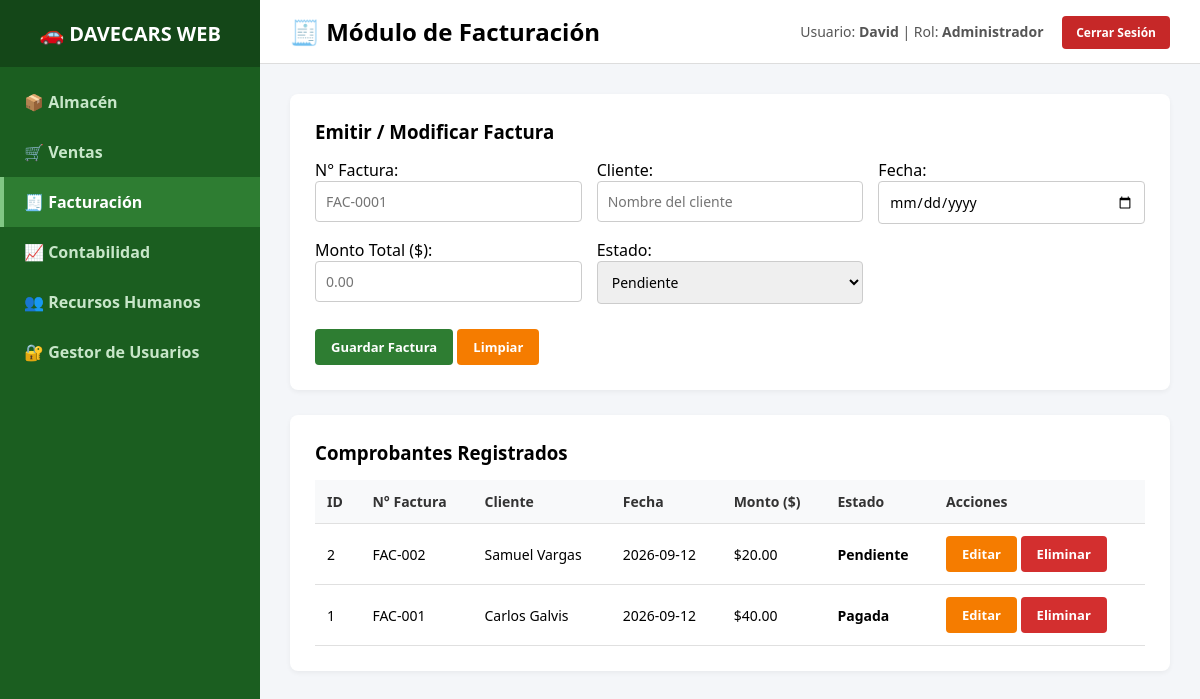
Page /facturacion (signed in) on the committed database.
### tables this page shows
CREATE TABLE facturacion (
            id INTEGER PRIMARY KEY AUTOINCREMENT,
            numero_factura TEXT UNIQUE NOT NULL,
            cliente TEXT NOT NULL,
            fecha TEXT NOT NULL,
            monto REAL NOT NULL,
            estado TEXT NOT NULL
        );

### app.py (the view)
@app.route("/facturacion")
def facturacion():
    if not verificar_sesion(): return redirect(url_for("login"))
    facturas = query_db("SELECT * FROM facturacion ORDER BY id DESC")
    return render_template("facturacion.html", facturas=facturas)

### app.py (called while the page is built)
def get_db():
    db = getattr(g, '_database', None)
    if db is None:
        db = g._database = sqlite3.connect(DATABASE)
        db.row_factory = sqlite3.Row  # Permite acceder a columnas por nombre
    return db

def query_db(query, args=()):
    cur = get_db().execute(query, args)
    rv = cur.fetchall()
    return [dict(row) for row in rv]  # Convierte cada Row en un diccionario

@app.teardown_appcontext
def close_connection(exception):
    db = getattr(g, '_database', None)
    if db is not None:
        db.close()

def verificar_sesion():
    return "usuario" in session

### templates/facturacion.html (shortened to what this page needs)
{% extends "base.html" %}
{% block page_title %}🧾 Módulo de Facturación{% endblock %}
{% block content %}
<div class="card">
    <h3 id="form-title">Emitir / Modificar Factura</h3>
    <form action="{{ url_for('facturacion_guardar') }}" method="POST" class="form-grid">
        <div>
            <label>N° Factura:</label>
            <input type="text" name="numero_factura" id="numero_factura" required placeholder="FAC-0001">
        </div>
        <div>
            <label>Cliente:</label>
            <input type="text" name="cliente" id="cliente" required placeholder="Nombre del cliente">
        </div>
        <div>
            <label>Fecha:</label>
            <input type="date" name="fecha" id="fecha" required>
        </div>
        <div>
            <label>Monto Total ($):</label>
            <input type="number" step="0.01" name="monto" id="monto" required placeholder="0.00">
        </div>
        <div>
            <label>Estado:</label>
            <select name="estado" id="estado">
                <option value="Pendiente">Pendiente</option>
            </select>
        </div>
        <div style="grid-column: 1 / -1; margin-top: 10px;">
            <button type="submit" class="btn btn-primary">Guardar Factura</button>
            <button type="button" class="btn btn-warning" onclick="limpiarFormulario()">Limpiar</button>
        </div>
    </form>
</div>
<div class="card">
    <h3>Comprobantes Registrados</h3>
    <table>
        <thead>
            <tr>
                <th>ID</th>
                <th>N° Factura</th>
                <th>Cliente</th>
                <th>Fecha</th>
                <th>Monto ($)</th>
                <th>Estado</th>
                <th>Acciones</th>
            </tr>
        </thead>
        <tbody>
            {% for f in facturas %}
            <tr>
                <td>{{ f.id }}</td>
                <td>{{ f.numero_factura }}</td>
                <td>{{ f.cliente }}</td>
                <td>{{ f.fecha }}</td>
                <td>${{ "%.2f"|format(f.monto) }}</td>
                <td><strong>{{ f.estado }}</strong></td>
                <td>
                    <button class="btn btn-warning" onclick='editar({{ f|tojson }})'>Editar</button>
                    <a href="{{ url_for('facturacion_eliminar', id=f.id) }}" class="btn btn-danger" onclick="return confirm('¿Eliminar factura?')">Eliminar</a>
                </td>
            </tr>
            {% else %}
            <tr><td colspan="7">No hay facturas registradas.</td></tr>
            {% endfor %}
        </tbody>
    </table>
</div>
{% endblock %}

### templates/base.html (style rules this page uses)
* { box-sizing: border-box; margin: 0; padding: 0; font-family: 'Segoe UI', Tahoma, Geneva, Verdana, sans-serif; }
body { display: flex; height: 100vh; background-color: #f4f6f9; }
.card { background-color: white; padding: 25px; border-radius: 8px; box-shadow: 0 2px 5px rgba(0,0,0,0.05); margin-bottom: 25px; }
table { width: 100%; border-collapse: collapse; margin-top: 15px; }
th, td { padding: 12px; text-align: left; border-bottom: 1px solid #e0e0e0; font-size: 14px; }
th { background-color: #f8f9fa; color: #333; font-weight: 600; }
.form-grid { display: grid; grid-template-columns: repeat(auto-fit, minmax(200px, 1fr)); gap: 15px; margin-top: 15px; }
input, select { width: 100%; padding: 10px; border: 1px solid #ccc; border-radius: 4px; font-size: 14px; }
.btn { padding: 9px 16px; border: none; border-radius: 4px; font-weight: bold; cursor: pointer; text-decoration: none; display: inline-block; font-size: 13px; }
.btn-primary { background-color: #2e7d32; color: white; }
.btn-warning { background-color: #f57c00; color: white; }
.btn-danger { background-color: #d32f2f; color: white; }

### rows in the picture
facturacion: id "2", numero_factura "FAC-002", cliente "Samuel Vargas", fecha "2026-09-12", monto "20.00", estado "Pendiente"
facturacion: id "1", numero_factura "FAC-001", cliente "Carlos Galvis", fecha "2026-09-12", monto "40.00", estado "Pagada"

### other values in the picture
{{ session.get('usuario') }} "David"
{{ session.get('rol') }} "Administrador"
